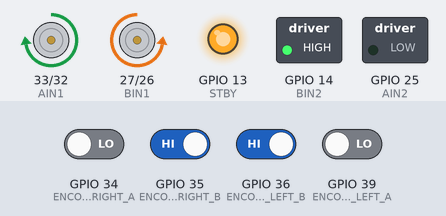
A sketch run on a simulated ESP32. Shown: direction and speed pins drawn as motors (green arrow = direction pin HIGH = forward, orange = LOW = backward, longer = more drive, stopped while the standby pin is LOW), switched loads named in the sketch (green lamp = pin HIGH), output pins drawn as LEDs (lit = HIGH). The test bench sets the inputs (shaded band); at power-on: GPIO 35 (ENCODER_RIGHT_B), GPIO 36 (ENCODER_LEFT_B) HIGH, GPIO 34 (ENCODER_RIGHT_A), GPIO 39 (ENCODER_LEFT_A) LOW. What the sketch prints to the serial monitor is not drawn.

Above: at 0.2 s.
Timing chart, 0 to 1.7 s (numbered marks = the images above):
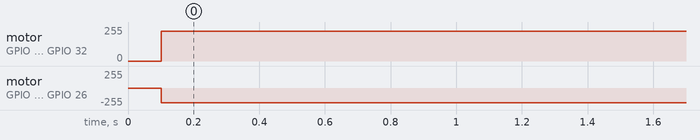

Measured:
- by itself, motor on GPIO 33 (AIN1) / GPIO 32 (PWMA): stopped → forward 224/255 at 0.10 s
- by itself, motor on GPIO 27 (BIN1) / GPIO 26 (PWMB): stopped → backward 224/255 at 0.10 s

The sketch:

Datos_Odom.ino
```cpp
//
//==================================================
// ROBOT DIFERENCIAL + PID + ODOMETRIA
//==================================================
// ESP32 + TB6612FNG + ENCODERS
//==================================================
//

#include <math.h>

//
//==================================================
// MOTOR DERECHO
//==================================================
//

#define PWMB 26
#define BIN1 27
#define BIN2 14

//
//==================================================
// MOTOR IZQUIERDO
//==================================================
//

#define PWMA 32
#define AIN1 33
#define AIN2 25

//
//==================================================
// STBY
//==================================================
//

#define STBY 13

//
//==================================================
// ENCODERS
//==================================================
//

#define ENCODER_RIGHT_A 34
#define ENCODER_RIGHT_B 35

#define ENCODER_LEFT_A 39
#define ENCODER_LEFT_B 36

//
//==================================================
// PWM CONFIG
//==================================================
//

#define PWM_FREQ 5000
#define PWM_RESOLUTION 8

#define PWM_CHANNEL_RIGHT 0
#define PWM_CHANNEL_LEFT 1

//
//==================================================
// ROBOT PARAMS
//==================================================
//

const float PPR = 4230.0;

const float WHEEL_RADIUS = 0.03235;
const float WHEEL_BASE   = 0.18;

const float DT = 0.1;

//
//==================================================
// ENCODERS
//==================================================
//

volatile long encoderRightPos = 0;
volatile long encoderLeftPos  = 0;

//
//==================================================
// RPM
//==================================================
//

float rpmRight_raw = 0;
float rpmLeft_raw  = 0;

float rpmRight_ema = 0;
float rpmLeft_ema  = 0;

float alpha = 0.197;

//
//==================================================
// PID RIGHT
//==================================================
//

float setpointRight = 100.0;

float kpRight = 2.52522;
float kiRight = 2.0829;
float kdRight = 1.305;

float errorRight = 0;
float prevErrorRight = 0;
float integralRight = 0;

//
//==================================================
// PID LEFT
//==================================================
//

float setpointLeft = 100.0;

float kpLeft = 2.52522;
float kiLeft = 2.0829;
float kdLeft = 1.305;

float errorLeft = 0;
float prevErrorLeft = 0;
float integralLeft = 0;

//
//==================================================
// PWM
//==================================================
//

int pwmRight = 0;
int pwmLeft  = 0;

//
//==================================================
// ODOM
//==================================================
//

float x = 0.0;
float y = 0.0;
float theta = 0.0;

float linearVelocity  = 0.0;
float angularVelocity = 0.0;

//
//==================================================
// SETUP
//==================================================
//

void setup() {

  Serial.begin(115200);

  setupMotors();

  setupPWM();

  setupEncoders();

  Serial.println("SYSTEM READY");
}

//
//==================================================
// LOOP
//==================================================
//

void loop() {

  static unsigned long lastTime = 0;

  if (millis() - lastTime >= 100) {

    //--------------------------------
    // RPM
    //--------------------------------

    updateRPM();

    //--------------------------------
    // FILTRO
    //--------------------------------

    applyEMAFilter();

    //--------------------------------
    // PID
    //--------------------------------

    updatePIDRight();
    updatePIDLeft();

    //--------------------------------
    // PWM
    //--------------------------------

    applyPWM();

    //--------------------------------
    // ODOM
    //--------------------------------

    updateOdometry();

    //--------------------------------
    // SERIAL
    //--------------------------------

    printOdometry();

    lastTime = millis();
  }
}

//
//==================================================
// SETUP MOTORS
//==================================================
//

void setupMotors() {

  pinMode(BIN1, OUTPUT);
  pinMode(BIN2, OUTPUT);

  pinMode(AIN1, OUTPUT);
  pinMode(AIN2, OUTPUT);

  pinMode(STBY, OUTPUT);

  digitalWrite(STBY, HIGH);

  //--------------------------------
  // RIGHT
  //--------------------------------

  digitalWrite(BIN1, LOW);
  digitalWrite(BIN2, HIGH);

  //--------------------------------
  // LEFT
  //--------------------------------

  digitalWrite(AIN1, HIGH);
  digitalWrite(AIN2, LOW);
}

//
//==================================================
// PWM
//==================================================
//

void setupPWM() {

  ledcSetup(
      PWM_CHANNEL_RIGHT,
      PWM_FREQ,
      PWM_RESOLUTION);

  ledcAttachPin(
      PWMB,
      PWM_CHANNEL_RIGHT);

  //--------------------------------

  ledcSetup(
      PWM_CHANNEL_LEFT,
      PWM_FREQ,
      PWM_RESOLUTION);

  ledcAttachPin(
      PWMA,
      PWM_CHANNEL_LEFT);
}

//
//==================================================
// ENCODERS
//==================================================
//

void setupEncoders() {

  pinMode(ENCODER_RIGHT_A, INPUT);
  pinMode(ENCODER_RIGHT_B, INPUT);

  pinMode(ENCODER_LEFT_A, INPUT);
  pinMode(ENCODER_LEFT_B, INPUT);

  //--------------------------------
  // RIGHT
  //--------------------------------

  attachInterrupt(
      digitalPinToInterrupt(ENCODER_RIGHT_A),
      handleRightEncoderA,
      CHANGE);

  attachInterrupt(
      digitalPinToInterrupt(ENCODER_RIGHT_B),
      handleRightEncoderB,
      CHANGE);

  //--------------------------------
  // LEFT
  //--------------------------------

  attachInterrupt(
      digitalPinToInterrupt(ENCODER_LEFT_A),
      handleLeftEncoderA,
      CHANGE);

  attachInterrupt(
      digitalPinToInterrupt(ENCODER_LEFT_B),
      handleLeftEncoderB,
      CHANGE);
}

//
//==================================================
// RPM
//==================================================
//

void updateRPM() {

  static long lastRight = 0;
  static long lastLeft  = 0;

  long rightPos;
  long leftPos;

  noInterrupts();

  rightPos = encoderRightPos;
  leftPos  = encoderLeftPos;

  interrupts();

  //--------------------------------
  // DELTAS
  //--------------------------------

  long deltaRight = rightPos - lastRight;
  long deltaLeft  = leftPos - lastLeft;

  //--------------------------------
  // RPM
  //--------------------------------

  rpmRight_raw =
      (deltaRight / PPR) *
      (60000.0 / 100.0);

  rpmLeft_raw =
      (deltaLeft / PPR) *
      (60000.0 / 100.0);

  //--------------------------------
  // SIGNO
  //--------------------------------

  rpmLeft_raw = -rpmLeft_raw;

  //--------------------------------
  // SAVE
  //--------------------------------

  lastRight = rightPos;
  lastLeft  = leftPos;
}

//
//==================================================
// EMA FILTER
//==================================================
//

void applyEMAFilter() {

  rpmRight_ema =
      alpha * rpmRight_raw +
      (1.0 - alpha) * rpmRight_ema;

  //--------------------------------

  rpmLeft_ema =
      alpha * rpmLeft_raw +
      (1.0 - alpha) * rpmLeft_ema;
}

//
//==================================================
// PID RIGHT
//==================================================
//

void updatePIDRight() {

  errorRight =
      setpointRight - rpmRight_ema;

  //--------------------------------

  integralRight +=
      errorRight * DT;

  //--------------------------------

  float derivative =
      (errorRight - prevErrorRight) / DT;

  //--------------------------------

  float output =
      kpRight * errorRight +
      kiRight * integralRight +
      kdRight * derivative;

  //--------------------------------

  pwmRight += (int)output;

  //--------------------------------

  if (pwmRight > 225)
    pwmRight = 225;

  if (pwmRight < 0)
    pwmRight = 0;

  //--------------------------------

  prevErrorRight = errorRight;
}

//
//==================================================
// PID LEFT
//==================================================
//

void updatePIDLeft() {

  errorLeft =
      setpointLeft - rpmLeft_ema;

  //--------------------------------

  integralLeft +=
      errorLeft * DT;

  //--------------------------------

  float derivative =
      (errorLeft - prevErrorLeft) / DT;

  //--------------------------------

  float output =
      kpLeft * errorLeft +
      kiLeft * integralLeft +
      kdLeft * derivative;

  //--------------------------------

  pwmLeft += (int)output;

  //--------------------------------

  if (pwmLeft > 225)
    pwmLeft = 225;

  if (pwmLeft < 0)
    pwmLeft = 0;

  //--------------------------------

  prevErrorLeft = errorLeft;
}

//
//==================================================
// APPLY PWM
//==================================================
//

void applyPWM() {

  ledcWrite(
      PWM_CHANNEL_RIGHT,
      pwmRight);

  //--------------------------------

  ledcWrite(
      PWM_CHANNEL_LEFT,
      pwmLeft);
}

//
//==================================================
// ODOMETRY
//==================================================
//

void updateOdometry() {

  //--------------------------------
  // RPM -> RAD/S
  //--------------------------------

  float omegaRight =
      (2.0 * PI * rpmRight_ema) / 60.0;

  float omegaLeft =
      (2.0 * PI * rpmLeft_ema) / 60.0;

  //--------------------------------
  // VELOCIDADES RUEDAS
  //--------------------------------

  float vRight =
      WHEEL_RADIUS * omegaRight;

  float vLeft =
      WHEEL_RADIUS * omegaLeft;

  //--------------------------------
  // ROBOT
  //--------------------------------

  linearVelocity =
      (vRight + vLeft) / 2.0;

  angularVelocity =
      (vRight - vLeft) / WHEEL_BASE;

  //--------------------------------
  // POSE
  //--------------------------------

  theta +=
      angularVelocity * DT;

  //--------------------------------

  x +=
      linearVelocity *
      cos(theta) *
      DT;

  //--------------------------------

  y +=
      linearVelocity *
      sin(theta) *
      DT;
}

//
//==================================================
// SERIAL
//==================================================
//

void printOdometry() {

  Serial.print(x);
  Serial.print(" ");

  Serial.print(y);
  Serial.print(" ");

  Serial.print(theta);
  Serial.print(" ");

  Serial.print(rpmRight_ema);
  Serial.print(" ");

  Serial.println(rpmLeft_ema);
}

//
//==================================================
// ISR RIGHT
//==================================================
//

void handleRightEncoderA() {

  bool A = digitalRead(ENCODER_RIGHT_A);
  bool B = digitalRead(ENCODER_RIGHT_B);

  if (A == B)
    encoderRightPos++;
  else
    encoderRightPos--;
}

void handleRightEncoderB() {

  bool A = digitalRead(ENCODER_RIGHT_A);
  bool B = digitalRead(ENCODER_RIGHT_B);

  if (A != B)
    encoderRightPos++;
  else
    encoderRightPos--;
}

//
//==================================================
// ISR LEFT
//==================================================
//

void handleLeftEncoderA() {

  bool A = digitalRead(ENCODER_LEFT_A);
  bool B = digitalRead(ENCODER_LEFT_B);

  if (A == B)
    encoderLeftPos++;
  else
    encoderLeftPos--;
}

void handleLeftEncoderB() {

  bool A = digitalRead(ENCODER_LEFT_A);
  bool B = digitalRead(ENCODER_LEFT_B);

  if (A != B)
    encoderLeftPos++;
  else
    encoderLeftPos--;
}
```
